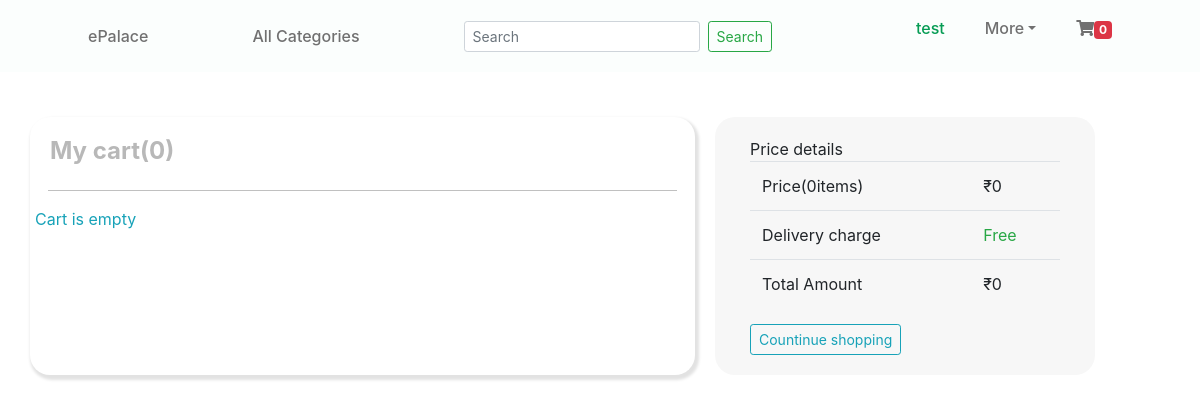
The page /cart (signed in) on the database as committed earlier.
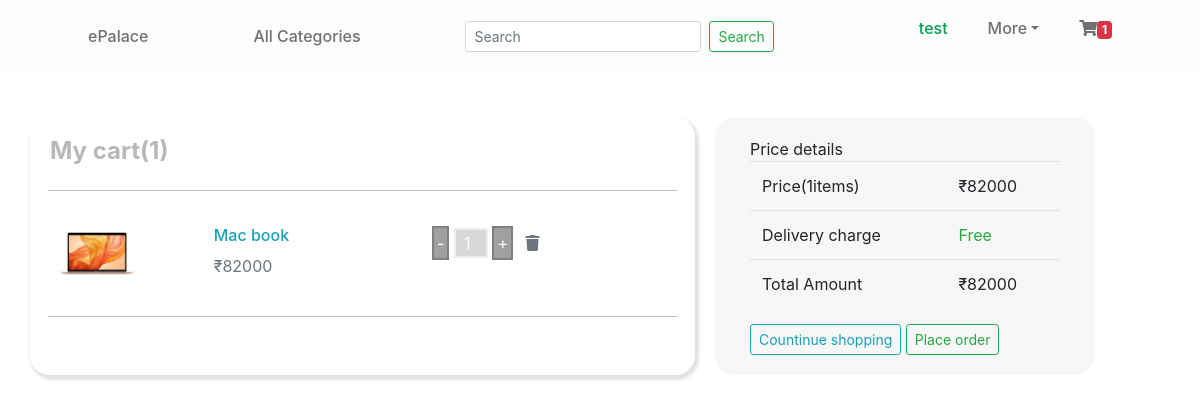
The same page on the database as committed later.
### user_panel/models.py (models this page shows, shortened)
class CartItem(models.Model):
    user = models.ForeignKey(User, on_delete=models.CASCADE, null=True, blank=True)
    product = models.ForeignKey(Product, on_delete=models.CASCADE)
    cart = models.ForeignKey(Cart, on_delete=models.CASCADE)
    quantity = models.PositiveIntegerField(null=True, blank=True)
    price = models.PositiveIntegerField(null=True, blank=True)
    sub_total = models.PositiveIntegerField(null=True, blank=True)
    is_active = models.BooleanField(default=True)
    def su_btotal(self):
        total = self.quantity * self.price
        return total

class Product(models.Model):
    title = models.CharField(max_length=200)
    slug = models.SlugField(unique=True)
    category = models.ForeignKey(Category, related_name='prd_catg', on_delete=models.CASCADE)
    brand = models.ForeignKey(SubCategory, related_name='prd_catg', on_delete=models.CASCADE)
    image = models.ImageField(upload_to='prd_imgs')
    more_image_one = models.ImageField(upload_to='prd_imgs')
    more_image_two = models.ImageField(upload_to='prd_imgs')
    more_image_three = models.ImageField(upload_to='prd_imgs')
    marked_price = models.PositiveIntegerField()
    selling_price = models.PositiveIntegerField()
    product_offer_price = models.PositiveIntegerField(blank=True, null=True, default=0)
    category_offer_price = models.PositiveIntegerField(blank=True, null=True, default=0)
    quantity = models.PositiveIntegerField()
    guarandeed = models.BooleanField()
    description = models.TextField()
    model_number = models.CharField(max_length=10, null=True, blank=True)
    model_name = models.CharField(max_length=10, null=True, blank=True)
    color = models.CharField(max_length=20, null=True, blank=True ,choices=color_choice)
    battery_backup = models.CharField(max_length=15, null=True, blank=True, default='Upto 3 hours')
    processor_brand = models.CharField(max_length=15, null=True, blank=True)
    processor_name = models.CharField(max_length=15, null=True, blank=True)
    storage = models.CharField(max_length=15, choices=storage_choice, null=True, blank=True)
    ram = models.CharField(max_length=15, choices=ram_choice, null=True, blank=True)
    size = models.CharField(max_length=10, null=True, blank=True)

### user_panel/views.py (the view)
# urls.py: path('cart', views.cart, name="cart"),
def cart(request):
    try:
        if request.user.is_authenticated:
            cart_item = CartItem.objects.filter(user=request.user, is_active=True).order_by('id')
        else:
            cart = Cart.objects.get(cart_id=_cart_session_id(request))
            cart_item = CartItem.objects.filter(cart=cart, is_active=True).order_by('id')
        count = cart_item.count()
        total = 0
        for crt_itm in cart_item:
            total += (crt_itm.price * crt_itm.quantity)
        CartItem(sub_total=total)
        context = {
            'cart_item':cart_item,
            'count':count,
            'total':total,
        }
        return render(request, 'User/cart.html', context)
    except ObjectDoesNotExist:
        pass
    return render(request, 'User/cart.html')

### user_panel/context_processor.py (called while the page is built)
def counter(request):
    cart_count = 0
    if 'admin' in request.path:
        return {}
    else:
        try:
            cart = Cart.objects.filter(cart_id=_cart_session_id(request))
            if request.user.is_authenticated:
                cart_items = CartItem.objects.all().filter(user=request.user)
            else:
                cart_items = CartItem.objects.all().filter(cart=cart[:1])
            for cart_item in cart_items:
                cart_count += cart_item.quantity
        except Cart.DoesNotExist:
            cart_count = 0
    return dict(cart_count=cart_count)

### user_panel/views.py (called while the page is built)
def _cart_session_id(request):
    cart = request.session.session_key
    if not cart:
        cart = request.session.create()
    return cart

### templates/User/cart.html (shortened to what this page needs)
{% extends 'User/base.html' %}
{% load static %}
{% block content %}
<div class="container">
    <div class="row">
        <div class="col-md-7" id="top-div">
            <div class="row">
                <div class="col-md-12">
                    <h4 id="title">My cart({{ count }})</h4>
                </div>
                <hr>
                {% if count <= 0 %}
                <p class="text-info ">Cart is empty</p>
                {% endif %}
                {% for crt in cart_item %}
                <div class="col-md-3">
                    <a href="{% url 'prd_detail' crt.product.slug %}"><img src="{{ crt.product.image.url}}" class="image" width="200px" height="200px" alt=""></a>
                </div>
                <div class="col-md-4" id="between-div">
                    <h6 class="text-info">{{ crt.product.title }}</h6>
                    {% if crt.product.offer_price > 0 %}
                        <p class="text-secondary" id="each_ttl_price_{{crt.id}}" >&#8377;{{ crt.su_btotal }} <span>(offer price)</span> </p>
                    {% else %}
                        <p class="text-secondary" id="each_ttl_price_{{crt.id}}">&#8377;{{ crt.su_btotal }}</p>
                    {% endif %}
                </div>
                <div class="col-md-5" id="between-div">
                    <button class="plus-min-btn" onclick="decrementQuantity('{{crt.id}}')">-</button>
                    <input type="text" value="{{ crt.quantity }}" class="dispaly_qnty" disabled id="displayQuantity_{{ crt.id }}">
                    <button class="plus-min-btn" onclick="IncrementQuantity('{{crt.id}}')">+</button>
                    <a href="{% url 'remove_item' crt.product.id %}">
                        <i onclick="return confirm('Do you want to delete this item?')" class="fa fa-trash text-secondary ml-2"></i>
                    </a>
                </div>
                <hr>
                {% endfor %}
            </div>
        </div>
        <div class="col-md-4" id="right-div">
            <div class="col-md-12">
                Price details
                <table class="table">
                    <tbody>
                        <tr>
                            <td>Price({{ count }}items)</td>
                            <td class="all_ttl_price">&#8377;{{ total }}</td>
                        </tr>
                        <tr>
                            <td>Delivery charge</td>
                            <td class="text-success">Free</td>
                        </tr>
                        <tr>
                            <td>Total Amount</td>
                            <td class="all_ttl_price">&#8377;{{ total }}</td>
                        </tr>
                    </tbody>
                </table>
            </div>
            <div class="col-md-12">
                {% if cart_count <= 0 %}
                <a href="{% url 'user_home' %}"><button class="btn btn-outline-info btn-sm" id="prf-btn-1">Countinue shopping</button></a>
                {% else %}
                <a href="{% url 'user_home' %}"><button class="btn btn-outline-info btn-sm" id="prf-btn-1">Countinue shopping</button></a>
                <a href="{% url 'check_out' %}"><button class="btn btn-outline-success btn-sm" id="prf-btn-2">Place order</button></a>
                {% endif %}
            </div>
        </div>
    </div>
</div>
{% endblock content %}

### templates/User/base.html (shortened to what this page needs)
{% load static %}
<!DOCTYPE html>
<html lang="en">
    <head>
        <link href="https://cdn.jsdelivr.net/npm/boxicons@2.0.5/css/boxicons.min.css" rel='stylesheet'>
        <link rel="stylesheet" href="{% static '../assets/css/user_styles.css' %}">
        <link rel="stylesheet" href="https://maxcdn.bootstrapcdn.com/bootstrap/4.0.0/css/bootstrap.min.css">
        <link rel="stylesheet" href="https://pro.fontawesome.com/releases/v5.10.0/css/all.css"/>
    </head>
    <body>
        <header class="l-header" id="header">
            <nav class="nav bd-container">
                <a href="{% url 'user_home' %}" class="nav__logo">ePalace</a>
                <a href="{% url 'category_wised_product' %}" class="nav__link">All Categories</a>
                <form class="form-inline my-2 my-lg-0" method="GET" action="{% url 'search' %}">
                    <input class="form-control form-control-sm mr-sm-2" name="keyword" type="search" placeholder="Search" aria-label="Search">
                    <button class="btn btn-outline-success btn-sm my-2 my-sm-0" type="submit">Search</button>
                  </form>
                <div class="nav__menu" id="nav-menu">
                    <ul class="nav__list">
                        {% if user.is_authenticated %}
                        <li class="nav__item"><a href="" class="nav__link active-link"> {{ user.username }}</a></li>
                        <li class="nav__item dropdown">
                            <a class="nav__link dropdown-toggle" href="#" id="navbarDropdown" role="button" data-toggle="dropdown" aria-haspopup="true" aria-expanded="false" >More</a>
                        </li>
                        <li class="nav__item"><a href="{% url 'cart' %}" class="nav__link"><i class="fas fa-shopping-cart"></i><span class="badge badge-danger">{{ cart_count }}</span></a></li>
                        {% endif %}
                    </ul>
                </div>
            </nav>
        </header>
        {% block content %}
        {% endblock content %}
    </body>
</html>

Rows that differ between the two databases and show on the page:
added CartItem: product.image (picture), product "Mac book", su_btotal "82000", quantity "1"
Other text that changed with them:
{{ cart_count }}: "0" → "1"
{{ count }}: "0" → "1"
{{ total }}: "0" → "82000"
text no longer shown: "Cart is empty"
text now shown: "Place order"
